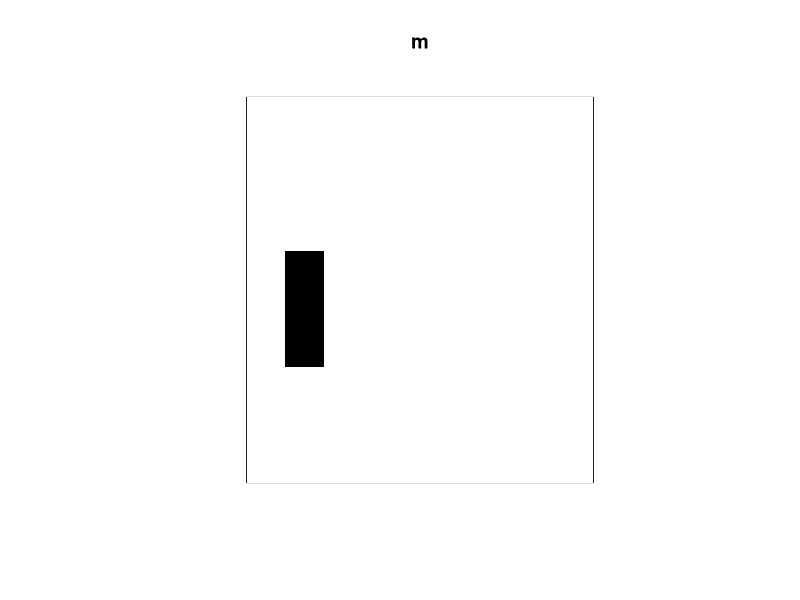

Write R code to recreate this figure.
library(spatstat)
w <- owin(c(0,10),c(0,10), poly=list(x=c(1,2,3,2,1), y=c(2,3,4,6,7)))
## Not run: plot(w)

m <- as.mask(w)
## Not run: plot(m)
x <- 1:9
y <- seq(0.25, 9.75, by=0.5)
m <- as.mask(w, xy=list(x=x, y=y))
plot(m)
